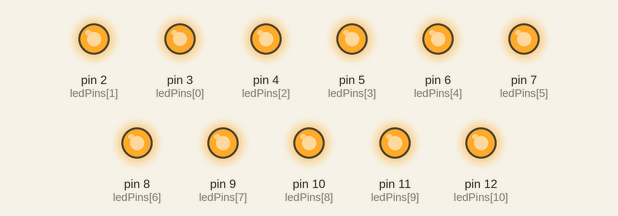
A sketch run on a simulated Arduino Uno, built with avr-gcc and run on an emulated ATmega328P. On the bench: output pins drawn as LEDs (lit = HIGH).

Above: at 0.15 s.
At 1.35 s:
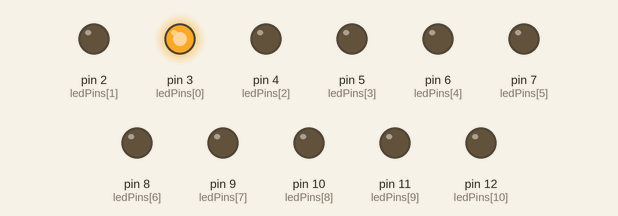
At 2.55 s:
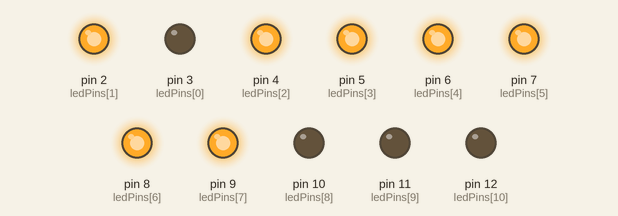
At 4.96 s:
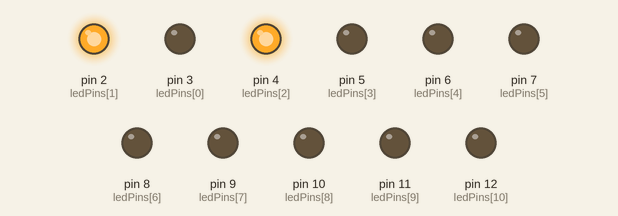
At 7.38 s:
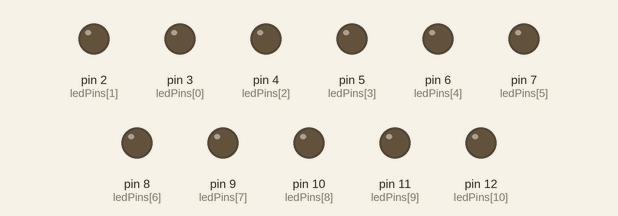
At 9.79 s:
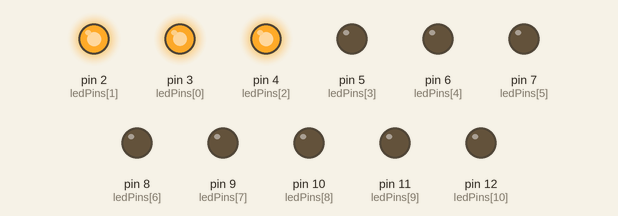
Timing chart, 0 to 9.8 s (numbered marks = the images above):
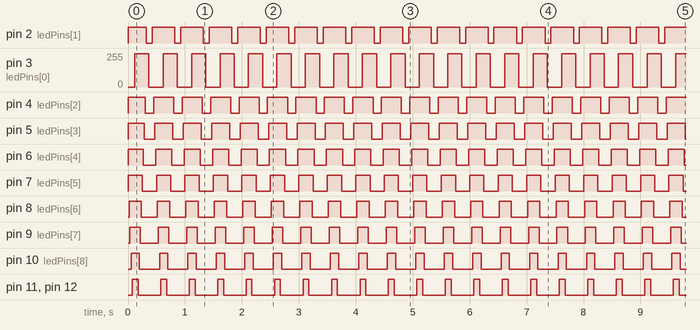

The sketch:

sketch_dec19a.ino
```cpp
#include <math.h>
#define NOP __asm__ __volatile__ ("nop\n\t")  //delay 62.5ns on a 16MHz AtMega

const int threshold[] = {25, 50, 75, 100, 125, 150, 175, 200, 225};
const int sensorMin = 0;
const int sensorMax = 255;

int ledPins[] = {3, 2, 4, 5, 6, 7, 8, 9, 10, 11, 12};
int ledCount = 10;

void setup() {
  for (int i = 0; i < ledCount + 1; i++) {
    pinMode(ledPins[i], OUTPUT);
  }
}

void loop() {
  float sinus_wave = (sin(millis()/250.0*PI) + 1)*125.0;
  analogWrite(ledPins[0], sinus_wave);

  if (sinus_wave >= sensorMin && sinus_wave < threshold[0]) { //#1
    digitalWrite (ledPins[1], LOW);
    digitalWrite (ledPins[2], LOW);
    digitalWrite (ledPins[3], LOW);
    digitalWrite (ledPins[4], LOW);
    digitalWrite (ledPins[5], LOW);
    digitalWrite (ledPins[6], LOW);
    digitalWrite (ledPins[7], LOW);
    digitalWrite (ledPins[8], LOW);
    digitalWrite (ledPins[9], LOW);
    digitalWrite (ledPins[10], LOW);
    }
  else
  if (sinus_wave >= threshold[0] && sinus_wave < threshold[1]) { //#2
    digitalWrite (ledPins[1], HIGH);
    digitalWrite (ledPins[2], LOW);
    digitalWrite (ledPins[3], LOW);
    digitalWrite (ledPins[4], LOW);
    digitalWrite (ledPins[5], LOW);
    digitalWrite (ledPins[6], LOW);
    digitalWrite (ledPins[7], LOW);
    digitalWrite (ledPins[8], LOW);
    digitalWrite (ledPins[9], LOW);
    digitalWrite (ledPins[10], LOW);
    }
  else
  if (sinus_wave >= threshold[1] && sinus_wave < threshold[2]) { //#3
    digitalWrite (ledPins[1], HIGH);
    digitalWrite (ledPins[2], HIGH);
    digitalWrite (ledPins[3], LOW);
    digitalWrite (ledPins[4], LOW);
    digitalWrite (ledPins[5], LOW);
    digitalWrite (ledPins[6], LOW);
    digitalWrite (ledPins[7], LOW);
    digitalWrite (ledPins[8], LOW);
    digitalWrite (ledPins[9], LOW);
    digitalWrite (ledPins[10], LOW);
    }
  else
  if (sinus_wave >= threshold[2] && sinus_wave <= threshold[3]) { //#4
    digitalWrite (ledPins[1], HIGH);
    digitalWrite (ledPins[2], HIGH);
    digitalWrite (ledPins[3], HIGH);
    digitalWrite (ledPins[4], LOW);
    digitalWrite (ledPins[5], LOW);
    digitalWrite (ledPins[6], LOW);
    digitalWrite (ledPins[7], LOW);
    digitalWrite (ledPins[8], LOW);
    digitalWrite (ledPins[9], LOW);
    digitalWrite (ledPins[10], LOW);
    }
  else
  if (sinus_wave >= threshold[3] && sinus_wave < threshold[4]) {  //#5
    digitalWrite (ledPins[1], HIGH);
    digitalWrite (ledPins[2], HIGH);
    digitalWrite (ledPins[3], HIGH);
    digitalWrite (ledPins[4], HIGH);
    digitalWrite (ledPins[5], LOW);
    digitalWrite (ledPins[6], LOW);
    digitalWrite (ledPins[7], LOW);
    digitalWrite (ledPins[8], LOW);
    digitalWrite (ledPins[9], LOW);
    digitalWrite (ledPins[10], LOW);
    }
  else
  if (sinus_wave >= threshold[4] && sinus_wave < threshold[5]) {  //#6
    digitalWrite (ledPins[1], HIGH);
    digitalWrite (ledPins[2], HIGH);
    digitalWrite (ledPins[3], HIGH);
    digitalWrite (ledPins[4], HIGH);
    digitalWrite (ledPins[5], HIGH);
    digitalWrite (ledPins[6], LOW);
    digitalWrite (ledPins[7], LOW);
    digitalWrite (ledPins[8], LOW);
    digitalWrite (ledPins[9], LOW);
    digitalWrite (ledPins[10], LOW);
    }
  else
  if (sinus_wave >= threshold[5] && sinus_wave <= threshold[6]) { //#7
    digitalWrite (ledPins[1], HIGH);
    digitalWrite (ledPins[2], HIGH);
    digitalWrite (ledPins[3], HIGH);
    digitalWrite (ledPins[4], HIGH);
    digitalWrite (ledPins[5], HIGH);
    digitalWrite (ledPins[6], HIGH);
    digitalWrite (ledPins[7], LOW);
    digitalWrite (ledPins[8], LOW);
    digitalWrite (ledPins[9], LOW);
    digitalWrite (ledPins[10], LOW);
    }
    else
  if (sinus_wave >= threshold[6] && sinus_wave <= threshold[7]) { //#8
    digitalWrite (ledPins[1], HIGH);
    digitalWrite (ledPins[2], HIGH);
    digitalWrite (ledPins[3], HIGH);
    digitalWrite (ledPins[4], HIGH);
    digitalWrite (ledPins[5], HIGH);
    digitalWrite (ledPins[6], HIGH);
    digitalWrite (ledPins[7], HIGH);
    digitalWrite (ledPins[8], LOW);
    digitalWrite (ledPins[9], LOW);
    digitalWrite (ledPins[10], LOW);
    }
    else
  if (sinus_wave >= threshold[7] && sinus_wave <= threshold[8]) { //#9
    digitalWrite (ledPins[1], HIGH);
    digitalWrite (ledPins[2], HIGH);
    digitalWrite (ledPins[3], HIGH);
    digitalWrite (ledPins[4], HIGH);
    digitalWrite (ledPins[5], HIGH);
    digitalWrite (ledPins[6], HIGH);
    digitalWrite (ledPins[7], HIGH);
    digitalWrite (ledPins[8], HIGH);
    digitalWrite (ledPins[9], LOW);
    digitalWrite (ledPins[10], LOW);
    }
    else
  if (sinus_wave >= threshold[8] && sinus_wave <= threshold[9]) { //#10
    digitalWrite (ledPins[1], HIGH);
    digitalWrite (ledPins[2], HIGH);
    digitalWrite (ledPins[3], HIGH);
    digitalWrite (ledPins[4], HIGH);
    digitalWrite (ledPins[5], HIGH);
    digitalWrite (ledPins[6], HIGH);
    digitalWrite (ledPins[7], HIGH);
    digitalWrite (ledPins[8], HIGH);
    digitalWrite (ledPins[9], HIGH);
    digitalWrite (ledPins[10], LOW);
    }
  else
  if (sinus_wave >= threshold[9] && sinus_wave <= sensorMax) {  //#11
    digitalWrite (ledPins[1], HIGH);
    digitalWrite (ledPins[2], HIGH);
    digitalWrite (ledPins[3], HIGH);
    digitalWrite (ledPins[4], HIGH);
    digitalWrite (ledPins[5], HIGH);
    digitalWrite (ledPins[6], HIGH);
    digitalWrite (ledPins[7], HIGH);
    digitalWrite (ledPins[8], HIGH);
    digitalWrite (ledPins[9], HIGH);
    digitalWrite (ledPins[10], HIGH);
    }
  else
    NOP;
}


//for (int i = 0; i < ledCount; i++){
//  if (sinus_wave >= threshold[i] && sinus_wave < threshold[i + 1]) {
//    for (int j = 0; j < i; j++) {digitalWrite (ledPins[j + 1], HIGH);}
//  }
//  else
//    for (int k = 0; k < ledCount - i; k++) {digitalWrite (ledPins[k + 1], LOW);}
//  }
```

Measured:
- by itself, pin 2 (ledPins[1]): alternates HIGH for 0.40 s and LOW for 0.10 s
- by itself, pin 4 (ledPins[2]): alternates HIGH for 0.35 s and LOW for 0.15 s
- by itself, pin 5 (ledPins[3]): alternates HIGH for 0.32 s and LOW for 0.19 s
- by itself, pin 6 (ledPins[4]): alternates HIGH for 0.28 s and LOW for 0.22 s
- by itself, pin 7 (ledPins[5]): alternates HIGH for 0.25 s and LOW for 0.25 s
- by itself, pin 8 (ledPins[6]): alternates HIGH for 0.22 s and LOW for 0.28 s
- by itself, pin 9 (ledPins[7]): alternates HIGH for 0.19 s and LOW for 0.32 s
- by itself, pin 10 (ledPins[8]): alternates HIGH for 0.15 s and LOW for 0.35 s
